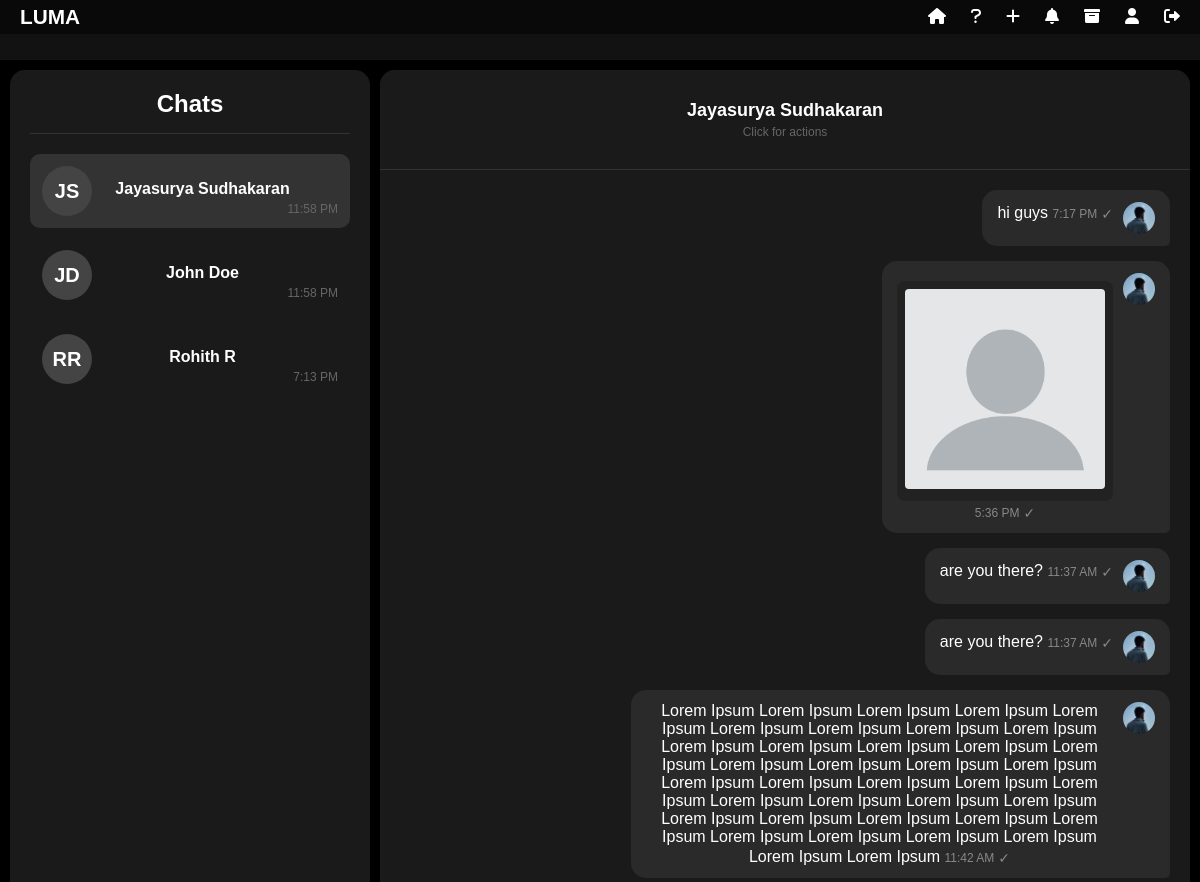
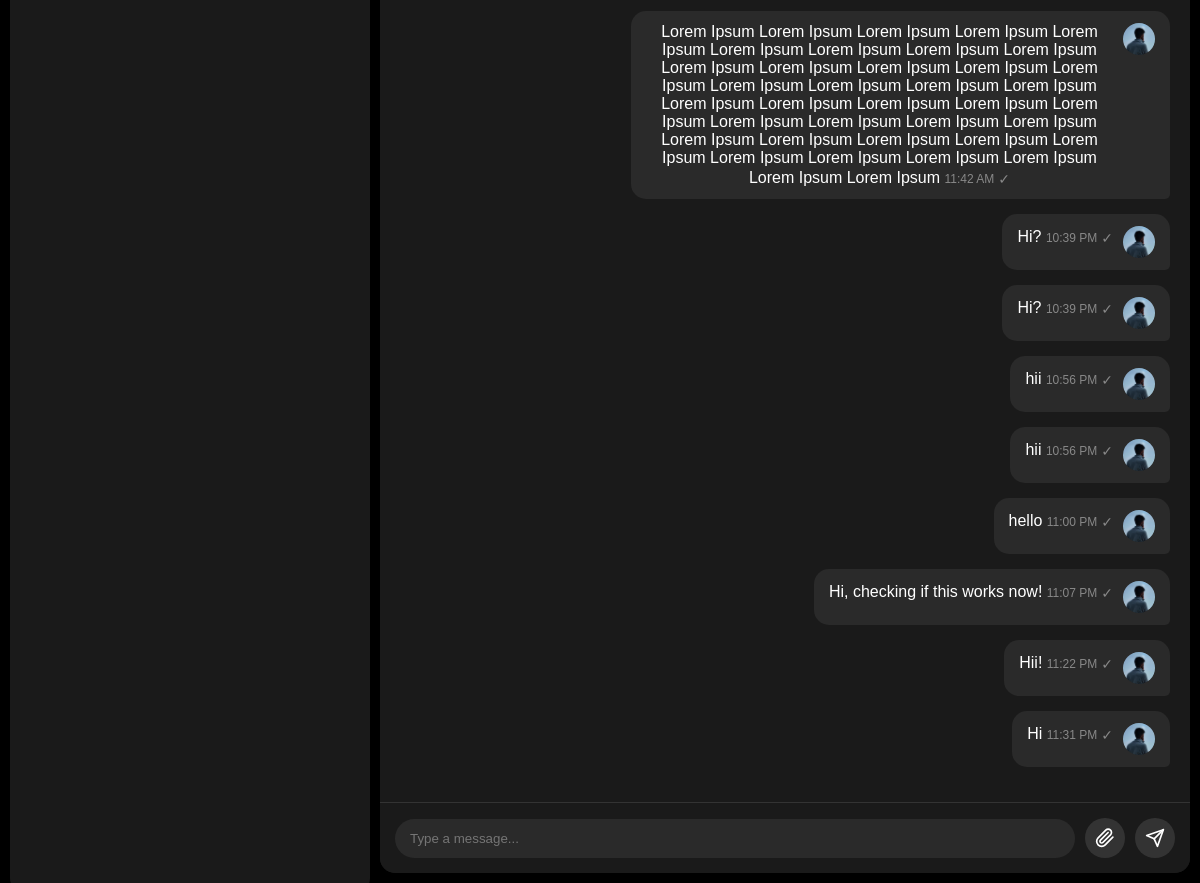
/chats/20/ (signed in), run on an earlier commit of the app's database (2 pictures, top to bottom).
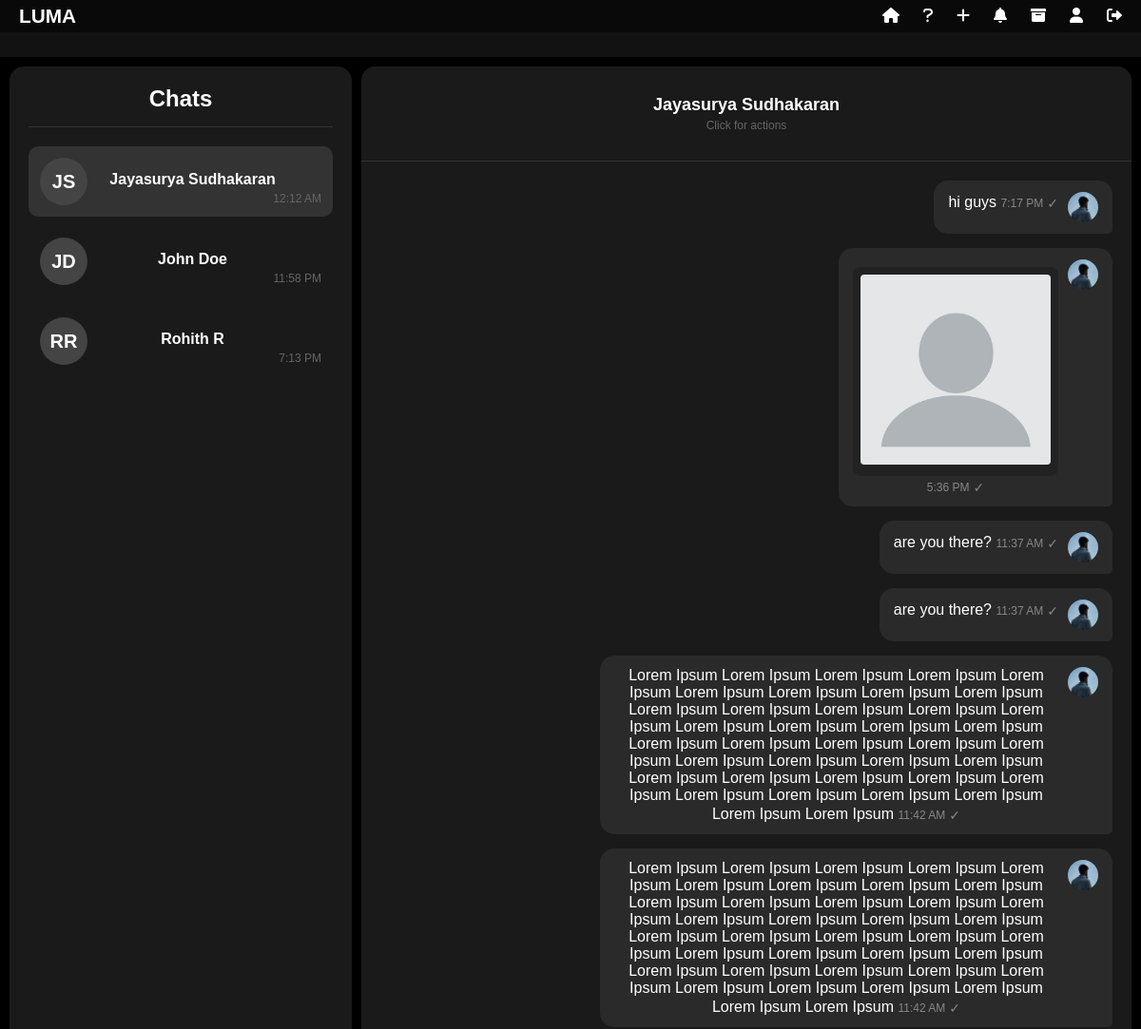
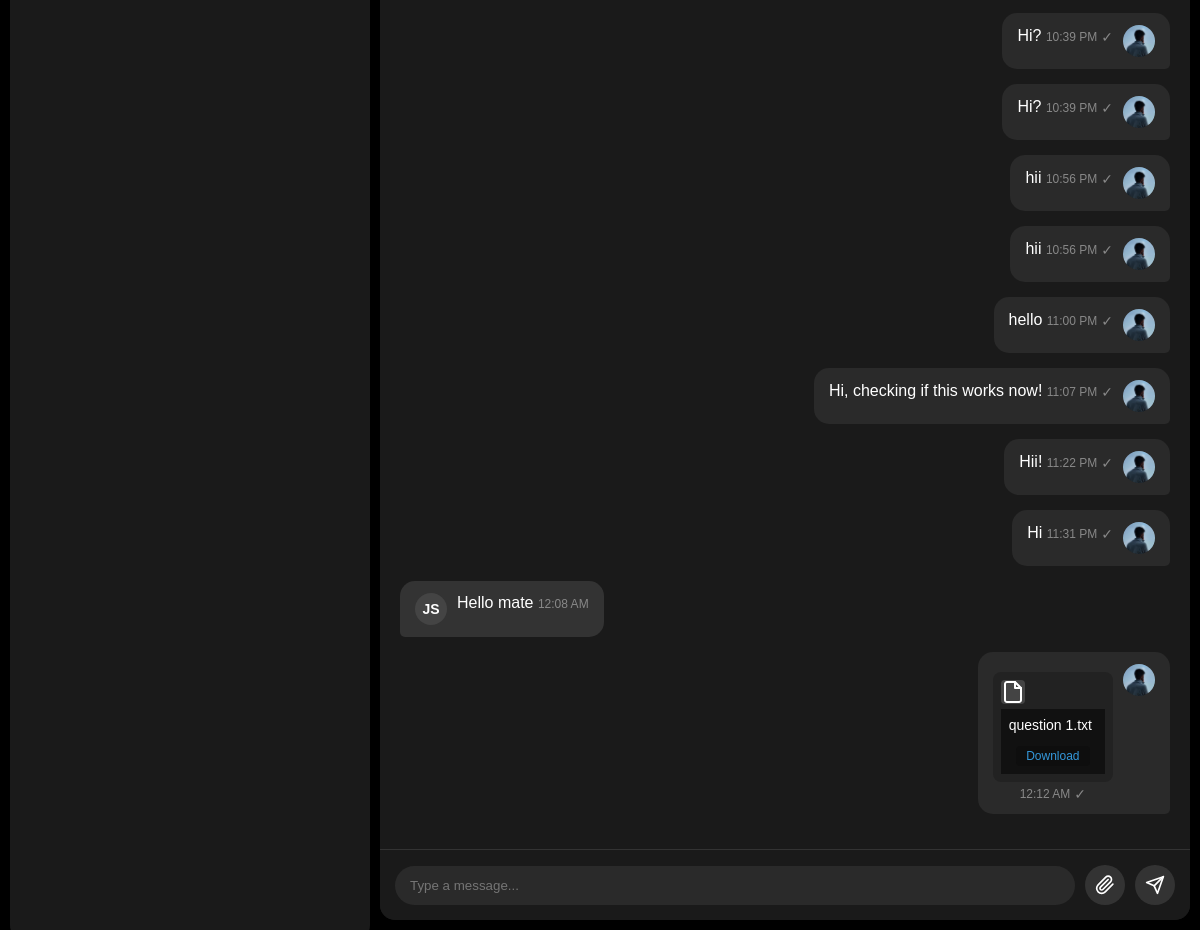
And on a later commit of the database (2 pictures, top to bottom).
### chat/models.py (models this page shows, shortened)
class Chat(models.Model):
    sender = models.ForeignKey(User, related_name='sender_chats', on_delete=models.CASCADE)
    recipient = models.ForeignKey(User, related_name='recipient_chats', on_delete=models.CASCADE)
    created_at = models.DateTimeField(auto_now_add=True)
    updated_at = models.DateTimeField(auto_now=True)
    archived_by = models.ManyToManyField(User, related_name='archived_chats', blank=True)
    class Meta:
        db_table = 'chat_chat'

class User(AbstractBaseUser):
    first_name = models.CharField(max_length=30)
    last_name = models.CharField(max_length=30)
    username = models.CharField(max_length=30, unique=True)
    email = models.EmailField(unique=True)
    profile_picture = models.ImageField(upload_to='profile_pics', blank=True, null=True)  # Removed trailing slash
    created_at = models.DateTimeField(auto_now_add=True)
    is_active = models.BooleanField(default=True)
    is_admin = models.BooleanField(default=False)
    is_banned = models.BooleanField(default=False)
    ban_expiry = models.DateTimeField(null=True, blank=True)
    ban_reason = models.TextField(blank=True, null=True)
    objects = UserManager()
    USERNAME_FIELD = 'username'
    REQUIRED_FIELDS = ['email', 'first_name', 'last_name']
    class Meta:
        db_table = 'chat_user'
    def is_currently_banned(self):
        if not self.is_banned:
            return False
        if self.ban_expiry and timezone.now() > self.ban_expiry:
            self.unban_user()
            return False
        return True

class Message(models.Model):
    chat = models.ForeignKey(Chat, related_name='messages', on_delete=models.CASCADE)
    sender = models.ForeignKey(User, on_delete=models.CASCADE)
    content = models.TextField()
    sent_at = models.DateTimeField(auto_now_add=True)
    read_by = models.ManyToManyField(User, related_name='read_messages', blank=True)
    deleted_for = models.ManyToManyField(User, related_name='deleted_messages', blank=True)
    deleted_for_everyone = models.BooleanField(default=False)
    attachment = models.FileField(upload_to='chat_attachments', null=True, blank=True)  # Removed trailing slash
    attachment_type = models.CharField(max_length=50, null=True, blank=True)
    attachment_name = models.CharField(max_length=255, null=True, blank=True)
    class Meta:
        db_table = 'chat_message'
        ordering = ['sent_at']

### chat/views.py (the view)
# urls.py: path('chats/<int:chat_id>/', views.chat_detail, name='chat_detail'),
@login_required
def chat_detail(request, chat_id):
    chat = get_object_or_404(Chat, id=chat_id)
    if request.user != chat.sender and request.user != chat.recipient:
        return redirect('chat_list')
    chats = Chat.objects.filter(
        Q(sender=request.user) | Q(recipient=request.user)
    ).order_by('-updated_at')
    for chat_item in chats:
        other_user = chat_item.recipient if chat_item.sender == request.user else chat_item.sender
        unread_count = Message.objects.filter(
            chat=chat_item,
            sender=other_user
        ).exclude(read_by=request.user).count()
        chat_item.unread_count = unread_count
    messages = Message.objects.filter(chat=chat).order_by('sent_at')
    other_user = chat.recipient if chat.sender == request.user else chat.sender
    unread_messages = Message.objects.filter(
        chat=chat,
        sender=other_user
    ).exclude(read_by=request.user)
    for message in unread_messages:
        message.read_by.add(request.user)
    return render(request, 'chat.html', {
        'chats': chats,
        'active_chat': chat,
        'active_chat_id': chat.id,
        'messages': messages
    })

### chat/templatetags/chat_filters.py (called while the page is built)
@register.filter
def contains(queryset, obj):
    return obj in queryset

### templates/chat.html (shortened to what this page needs)
{% extends "base.html" %} {% load tz %} {% load chat_filters %} {% block content %}
<link
  href="https://cdnjs.cloudflare.com/ajax/libs/font-awesome/6.0.0/css/all.min.css"
  rel="stylesheet"
/>
<div class="chat-container">
  <div class="chat-list-panel">
    <div class="chat-list-title">Chats</div>
    <div class="chat-list">
      {% if chats %}
        {% for chat in chats %}
        <div
          class="chat-item {% if active_chat and chat.id == active_chat.id %} active {% endif %}{% if chat.unread_count > 0 %} has-unread {% endif %}"
          data-chat-url="{% url 'chat_detail' chat.id %}"
          data-chat-id="{{ chat.id }}"
          onclick="loadChat(this, event)">
          <div class="chat-item-pfp">
            {% if chat.sender == request.user %}
              {% if chat.recipient_profile_pic %}
                <img
                  src="{{ chat.recipient_profile_pic }}"
                  alt="Profile Picture"
                  class="pfp-image"
                  onerror="this.style.display='none'; this.nextElementSibling.style.display='flex';"
                />
                <div class="pfp-initials" style="display: none;">
                  {{ chat.recipient.first_name|slice:":1" }}{{ chat.recipient.last_name|slice:":1" }}
                </div>
              {% else %}
                <div class="pfp-initials">
                  {{ chat.recipient.first_name|slice:":1" }}{{ chat.recipient.last_name|slice:":1" }}
                </div>
              {% endif %}
            {% endif %}
          </div>
          <div class="chat-item-details">
            <div class="chat-item-name"
                 data-first-name="{% if chat.sender == request.user %}{{ chat.recipient.first_name }}{% else %}{{ chat.sender.first_name }}{% endif %}"
                 data-last-name="{% if chat.sender == request.user %}{{ chat.recipient.last_name }}{% else %}{{ chat.sender.last_name }}{% endif %}">
              {% if chat.sender == request.user %}
                {{ chat.recipient.first_name }} {{ chat.recipient.last_name }}
              {% else %}
                {{ chat.sender.first_name }} {{ chat.sender.last_name }}
              {% endif %}
            </div>
          </div>
          <div class="chat-item-time">
            {{ chat.updated_at|localtime|date:"g:i A" }}
          </div>
        </div>
        {% endfor %}
      {% else %}
        <div style="text-align: center; color: #666; padding: 20px;">
          No chats yet. Add a friend to start chatting!
        </div>
      {% endif %}
    </div>
  </div>
  <div class="chat-area">
    <div class="chat-header">
      {% if active_chat %}
      <div class="chat-header-info" onclick="openUserActionsModal()"
           data-username="{% if active_chat.sender == request.user %}{{ active_chat.recipient.username }}{% else %}{{ active_chat.sender.username }}{% endif %}"
           data-has-profile-picture="{% if active_chat.sender == request.user %}{% if active_chat.recipient.profile_picture %}true{% else %}false{% endif %}{% else %}{% if active_chat.sender.profile_picture %}true{% else %}false{% endif %}{% endif %}"
           data-profile-picture="">
          <div class="chat-header-name">
            {% if active_chat.sender == request.user %}
              {{ active_chat.recipient.first_name }} {{ active_chat.recipient.last_name }}
            {% else %}
              {{ active_chat.sender.first_name }} {{ active_chat.sender.last_name }}
            {% endif %}
          </div>
          <div class="chat-header-subtitle">Click for actions</div>
        </div>
      {% endif %}
    </div>
    <div class="messages-container">
      {% if active_chat %}
        {% if messages %}
          {% for message in messages %}
            <div class="message {% if message.sender == request.user %}message-sent{% else %}message-received{% endif %} {% if message.deleted_for_everyone %}deleted{% endif %}"
                 data-message-id="{{ message.id }}"
                 data-sender-id="{{ message.sender.id }}"
                 oncontextmenu="showContextMenu(event, this)"
                 {% if message.deleted_for.all|contains:request.user %}style="display: none;"{% endif %}>
              <div class="message-pfp">
                {% if message.sender.profile_picture %}
                  <img src="{{ message.sender.profile_picture.url }}" alt="Profile Picture">
                {% else %}
                  <div class="pfp-initials">
                    {{ message.sender.first_name|slice:":1" }}{{ message.sender.last_name|slice:":1" }}
                  </div>
                {% endif %}
              </div>
              <div class="message-content">
                {% if message.deleted_for_everyone %}
                  <i>Message deleted</i>
                {% else %}
                  {{ message.content }}
                  {% if message.attachment %}
                    {% if message.attachment_type == 'image' %}
                      <div class="message-attachment">
                        <img src="{{ message.attachment.url }}" alt="{{ message.attachment_name }}" class="attachment-image">
                      </div>
                    {% else %}
                      <div class="message-attachment">
                        <div class="file-icon">
                        </div>
                        <div class="file-info">
                          <div class="file-name">{{ message.attachment_name }}</div>
                          <a href="{{ message.attachment.url }}" target="_blank" class="file-link">Download</a>
                        </div>
                      </div>
                    {% endif %}
                  {% endif %}
                {% endif %}
                <div class="message-time">
                  {{ message.sent_at|localtime|date:"g:i A" }}
                  {% if message.sender == request.user and not message.deleted_for_everyone %}
                  <div class="message-read-status" data-message-id="{{ message.id }}">
                    <span class="read-receipt" id="read-receipt-{{ message.id }}">
                      <span class="read-receipt-icon">&#10003;</span>
                    </span>
                  </div>
                  {% endif %}
                </div>
              </div>
            </div>
          {% endfor %}
        {% else %}
          <div class="start-message" id="no-messages-prompt">No messages yet. Start the conversation!</div>
        {% endif %}
      {% else %}
        <div class="start-message">Add a friend to start messaging!</div>
        <button class="add-contact-button" onclick="openFriendDialog()">Add</button>
      {% endif %}
    </div>
    {% if active_chat %}
    <div class="input-area" style="display: block;">
      <div class="chat-footer">
        <div class="input-container">
          <input
            type="text"
            id="messageInput"
            placeholder="Type a message..."
            class="message-input"
            onkeydown="if (event.key === 'Enter' && !event.shiftKey) { event.preventDefault(); sendMessage(); }"
          >
          <div class="input-buttons">
            <button class="attach-button" onclick="document.getElementById('fileInput').click()">
            </button>
            <button class="send-button" onclick="sendMessage()">
              <svg
                width="20"
                height="20"
                viewBox="0 0 24 24"
                fill="none"
                xmlns="http://www.w3.org/2000/svg"
              >
                <path
                  d="M22 2L11 13"
                  stroke="white"
                  stroke-width="2"
                  stroke-linecap="round"
                  stroke-linejoin="round"
                />
                <path
                  d="M22 2L15 22L11 13L2 9L22 2Z"
                  stroke="white"
                  stroke-width="2"
                  stroke-linecap="round"
                  stroke-linejoin="round"
                />
              </svg>
            </button>
          </div>
        </div>
      </div>
    </div>
    {% endif %}
  </div>
  {% endblock %}

### templates/base.html (shortened to what this page needs)
{% load static %}
<!DOCTYPE html>
<html lang="en">
  <head>
    <link
      href="https://cdnjs.cloudflare.com/ajax/libs/font-awesome/6.0.0/css/all.min.css"
      rel="stylesheet"
    />
  </head>
  <body>
    <nav class="navbar">
      <div class="logo"><a href="{% url 'home' %}">LUMA</a></div>
      <ul class="nav-links">
        <li>
          <a
            href="{% if request.user.is_authenticated %}{% url 'chat_list' %}{% else %}{% url 'home' %}{% endif %}"
            data-tooltip="Home"
          >
            <i class="fa-solid fa-house"></i>
          </a>
        </li>
        <li>
          <a href="{% url 'about' %}" data-tooltip="About Us">
            <i class="fa-solid fa-question"></i>
          </a>
        </li>
        {% if request.user.is_authenticated %}
        <li>
          <a href="#" data-tooltip="Add Friend" onclick="openFriendDialog()">
            <i class="fa-solid fa-plus"></i>
          </a>
        </li>
        <li>
          <a href="#" data-tooltip="Notifications" id="notificationBell">
            <i class="fa-solid fa-bell" id="bellIcon"></i>
          </a>
        </li>
        <li>
          <a href="#" data-tooltip="Archived">
            <i class="fa-solid fa-box-archive" id="archiveButton"></i>
          </a>
        </li>
        <li>
          <a href="{% url 'profile' %}" data-tooltip="Profile">
            <i class="fa-solid fa-user"></i>
          </a>
        </li>
        <li>
          <a href="{% url 'logout' %}" data-tooltip="Logout">
            <i class="fa-solid fa-right-from-bracket"></i>
          </a>
        </li>
        {% endif %}
      </ul>
    </nav>
    <div class="content">{% block content %}{% endblock %}</div>
  </body>
</html>

### templates/base.html (style rules this page uses)
* { margin: 0; padding: 0; box-sizing: border-box; font-family: "Poppins", sans-serif; user-select: none; scrollbar-width: none; }
body { background-color: #121212; color: white; }
.navbar { width: 100%; background: rgba(0, 0, 0, 0.5); display: flex; justify-content: space-between; align-items: center; padding: 5px 20px; position: fixed; top: 0; left: 0; z-index: 100; }
.navbar .logo { font-size: 1.3rem; font-weight: 900; cursor: pointer; }
.navbar .nav-links { list-style: none; display: flex; gap: 25px; }
.navbar .nav-links li { display: inline; position: relative; }
.navbar .nav-links a { text-decoration: none; color: white; font-size: 1rem; font-weight: 400; transition: 0.3s; position: relative; }
.navbar .nav-links a::after { content: attr(data-tooltip); position: absolute; bottom: -30px; left: 50%; transform: translateX(-50%); background-color: rgba(0, 0, 0, 0.8); color: white; padding: 5px 10px; border-radius: 4px; font-size: 12px; white-space: nowrap; opacity: 0; visibility: hidden; transition: opacity 0.3s, visibility 0.3s; z-index: 101; }
.navbar .nav-links a::before { content: ""; position: absolute; bottom: -10px; left: 50%; transform: translateX(-50%); border-width: 5px; border-style: solid; border-color: transparent transparent rgba(0, 0, 0, 0.8) transparent; opacity: 0; visibility: hidden; transition: opacity 0.3s, visibility 0.3s; z-index: 101; }
.content { margin-top: 80px; text-align: center; padding: 20px; }
.logo a { text-decoration: none; color: white; }

What changed in the data, as far as the page shows it:
changed Chat "Jayasurya": updated_at "11:58 PM" → "12:12 AM"
added Message: sender.first_name "J", sender.last_name "S", content "Hello mate", sent_at "12:08 AM"
added Message: sender.profile_picture (picture), attachment_type "other" (drawn), attachment_name "question 1.txt", sent_at "12:12 AM"
